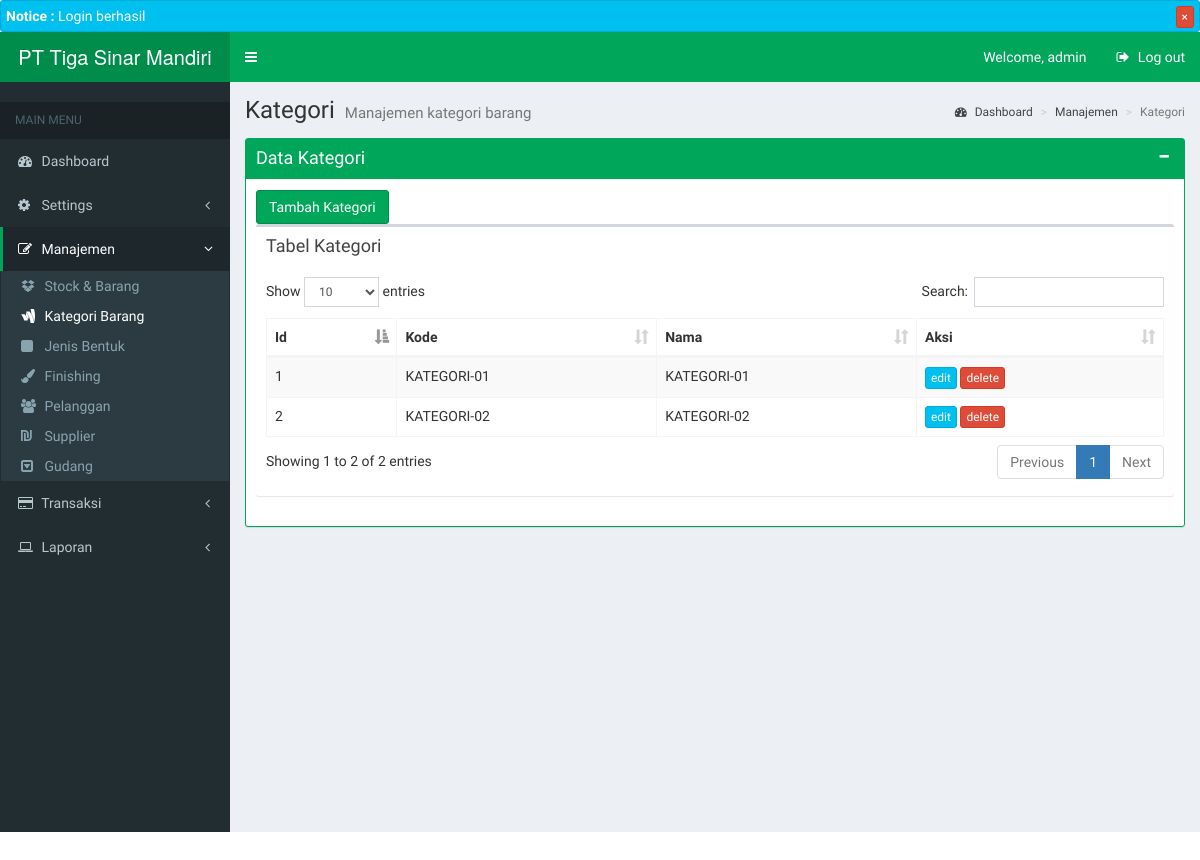
The app's page /dashboard.php?page=kategori&parent=manajemen (signed in) with its own data.
### tables this page shows
CREATE TABLE `tbl_kategori` (
  `id` int(11) NOT NULL,
  `kode` varchar(100) NOT NULL,
  `nama` varchar(100) NOT NULL
);

### model/kategori.php (called while the page is built, shortened)
<?php
class Category {
  function get_all_category() {
    include "lib/db_config.php";
    $query = "SELECT * FROM tbl_kategori";
    $categories = $conn->query($query);
    return $categories;
  }
}
?>

### page/kategori/kategori.php (the view)
<?php
  $category = new Category;
  $result = $category->get_all_category();
?>
<section class="content-header">
  <h1>
    Kategori
    <small>Manajemen kategori barang</small>
  </h1>
  <ol class="breadcrumb">
    <li><a href="#"><i class="fa fa-dashboard"></i> Dashboard</a></li>
    <li><a href="#">Manajemen</a></li>
    <li class="active">Kategori</li>
  </ol>
</section>
<section class="content">
  <div class="row">
    <div class="col-md-12">
      <div class="box box-success box-solid">
        <div class="box-header with-border">
          <h3 class="box-title">Data Kategori</h3>
          <div class="box-tools pull-right">
            <button type="button" class="btn btn-box-tool" data-widget="collapse"><i class="fa fa-minus"></i>
            </button>
          </div>
        </div>
        <div class="box-body" style="">
          <a href="?page=kategori_tambah&parent=manajemen" class="btn btn-md btn-success"><i></i> Tambah Kategori</a>
          <div class="row">
            <div class="col-md-12">
              <div class="box">
            <div class="box-header">
              <h3 class="box-title">Tabel Kategori</h3>
            </div>
            <div class="box-body">
              <table id="example1" class="table table-bordered table-striped dataTable" role="grid" aria-describedby="example1_info">
                <thead>
                  <tr role="row">
                    <th>Id</th>
                    <th>Kode</th>
                    <th>Nama</th>
                    <th>Aksi</th>
                  </tr>
                </thead>
                <tbody>
                  <?php foreach ($result as $categories): ?>
                    <tr>
                      <td><?php echo $categories['id']; ?></td>
                      <td><?php echo $categories['kode']; ?></td>
                      <td><?php echo $categories['nama']; ?></td>
                      <td>
                        <a href="?page=kategori_edit&parent=manajemen&id=<?php echo $categories['id'] ?>" class="btn btn-info btn-xs">edit</a>
                        <a href="?action=kategori_delete_post&id=<?php echo $categories['id'] ?>" class="btn btn-danger btn-xs" onclick="return confirm('Anda yakin?')">delete</a>
                      </td>
                    </tr>
                  <?php endforeach ?>
                </tbody>
              </table>
            </div>
          </div>
            </div>
          </div>
        </div>
      </div>
    </div>
  </div>
</section>

### records on screen
tbl_kategori: id "1", kode "KATEGORI-01", nama "KATEGORI-01"
tbl_kategori: id "2", kode "KATEGORI-02", nama "KATEGORI-02"

### other values on screen
$_SESSION['blue-notice'] "Login berhasil"
$_SESSION['user']->nama "admin"
